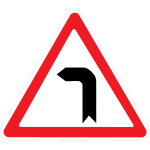
#> input picture imageConverter/images/curve_left.png, 150 x 150 px
$ python imageToPixelList.py
#> lines starting #> are read from the running program, lines starting #| are printed output that depends on the picture
from PIL import Image
import numpy
from itertools import chain

def imageToList(img: Image):
    imageNumpyArray = numpy.array(img)
    imagePixelList = imageNumpyArray.tolist()
    imageFlattenedList = list(chain(*imagePixelList))
    return imageFlattenedList


def decreaseBrightnessBy(pixelList: list, decreasmentFactor: int) -> list:
    return [[color // decreasmentFactor for color in pixel] for pixel in pixelList]


def writeToFile(destinationFilePath: str, imageName: str, imageList: list):
    file = open(f"{destinationFilePath}", "a")
    file.write(f"int {imageName} [256][3] = {{")
    for pixelColors in imageList:
        file.write(f"{{ {','.join(list(map(str, pixelColors)))} }}, \n")
    file.write("};\n")
    file.close()


def imageResizeAndAdapt(img: str) -> list:
#> called with img = './images/curve_left.png'
    img = Image.open(img)
#> img is the input picture: PIL image 150x150 RGBA; mean R, G, B, A 115.8, 79.4, 80.8, 128
    img = img.convert("RGB") if img.mode in ("RGBA") else img  # convert .png to .jpeg to ommit transparent parts of it
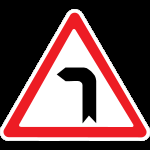
#> img: PIL image 150x150 RGB; mean R, G, B 115.8, 79.4, 80.8


    # resize image using nearest-neighbor compression to fit in a 16x16 matrix
    imgSmall = img.resize((16, 16), resample=Image.NEAREST)
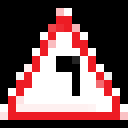
#> imgSmall: PIL image 16x16 RGB (shown 8 times larger); mean R, G, B 117.5, 81.9, 83.3
    imgSmall.save("images/resized_near.png")

    imgFirstHalf = imgSmall.crop((0, 0, 8, 16))

    # Due to the fact that we connected our matrices in a weird way, to display an image on the top 4 matrices,
    # the right half of the image should be flipped both horizontally and vertically.
    imgSecondHalf = imgSmall.crop((8, 0, 16, 16))
    flippedSecondHalf = imgSecondHalf.transpose(Image.FLIP_TOP_BOTTOM).transpose(Image.FLIP_LEFT_RIGHT)

    return imgFirstHalf, flippedSecondHalf


if __name__ == "__main__":
    # souceImagePath = input("Write path to the source image: ")
    souceImagePath ="./images/curve_left.png"

    resultImage = imageResizeAndAdapt(souceImagePath)
    resultPixelList = imageToList(resultImage[0]) + imageToList(resultImage[1])
#> in imageToList, `imagePixelList = imageNumpyArray.tolist()`: imagePixelList = 16 items
#> in imageToList, `imageFlattenedList = list(chain(*imagePixelList))`: imageFlattenedList = 128 items, first 6: [0, 0, 0], [0, 0, 0], [0, 0, 0], [0, 0, 0], [0, 0, 0], [0, 0, 0]
#> resultPixelList = 256 items, first 6: [0, 0, 0], [0, 0, 0], [0, 0, 0], [0, 0, 0], [0, 0, 0], [0, 0, 0]
    dimmedPixelList = decreaseBrightnessBy(resultPixelList, 3)
#> dimmedPixelList has the same summary as resultPixelList

    imageName = souceImagePath.split(".")[-2].split("/")[-1]
    # destinationPath = input("Where would you like to save the array of pixels: ")
    destinationPath = "../Core/Inc/additional_signs.h"
    writeToFile(destinationPath, imageName, resultPixelList)
#> the loop in writeToFile, `for pixelColors in imageList:` made 256 passes

$ run again, with imageConverter/images/no_stopping_or_parking.png copied over imageConverter/images/curve_left.png
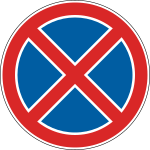
#> input picture imageConverter/images/no_stopping_or_parking.png, 150 x 150 px
#> in imageResizeAndAdapt, img is the input picture: PIL image 150x150 RGBA; mean R, G, B, A 108.7, 72.7, 93.2, 200.2
#> in imageResizeAndAdapt, `img = img.convert("RGB") if img.mode in ("RGBA") else img`:
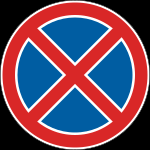
#> img: PIL image 150x150 RGB; mean R, G, B 108.7, 72.7, 93.2
#> in imageResizeAndAdapt, `imgSmall = img.resize((16, 16), resample=Image.NEAREST)`:
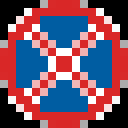
#> imgSmall: PIL image 16x16 RGB (shown 8 times larger); mean R, G, B 119.4, 82.9, 102.3
#> imagePixelList = 16 items
#> imageFlattenedList = 128 items, first 6: [0, 0, 0], [0, 0, 0], [0, 0, 0], [0, 0, 0], [0, 0, 0], [177, 177, 177]
#> resultPixelList = 256 items, first 6: [0, 0, 0], [0, 0, 0], [0, 0, 0], [0, 0, 0], [0, 0, 0], [177, 177, 177]
#> dimmedPixelList = 256 items, first 6: [0, 0, 0], [0, 0, 0], [0, 0, 0], [0, 0, 0], [0, 0, 0], [59, 59, 59]
#> the loop in writeToFile, `for pixelColors in imageList:` made 256 passes

$ run again, with imageConverter/images/sign_test.png copied over imageConverter/images/curve_left.png
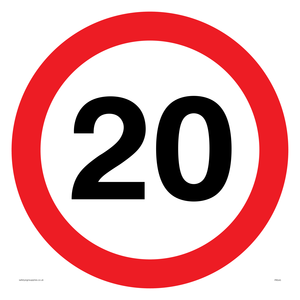
#> input picture imageConverter/images/sign_test.png, 300 x 300 px
#> in imageResizeAndAdapt, img is the input picture: PIL image 300x300 RGB; mean R, G, B 224.6, 172.1, 174.1
#> in imageResizeAndAdapt, `imgSmall = img.resize((16, 16), resample=Image.NEAREST)`:
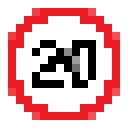
#> imgSmall: PIL image 16x16 RGB (shown 8 times larger); mean R, G, B 223.6, 175.7, 177.6
#> imagePixelList = 16 items
#> imageFlattenedList = 128 items, first 6: [255, 255, 255], [255, 255, 255], [255, 255, 255], [255, 255, 255], [255, 255, 255], [255, 255, 255]
#> resultPixelList = 256 items, first 6: [255, 255, 255], [255, 255, 255], [255, 255, 255], [255, 255, 255], [255, 255, 255], [255, 255, 255]
#> dimmedPixelList = 256 items, first 6: [85, 85, 85], [85, 85, 85], [85, 85, 85], [85, 85, 85], [85, 85, 85], [85, 85, 85]
#> the loop in writeToFile, `for pixelColors in imageList:` made 256 passes
